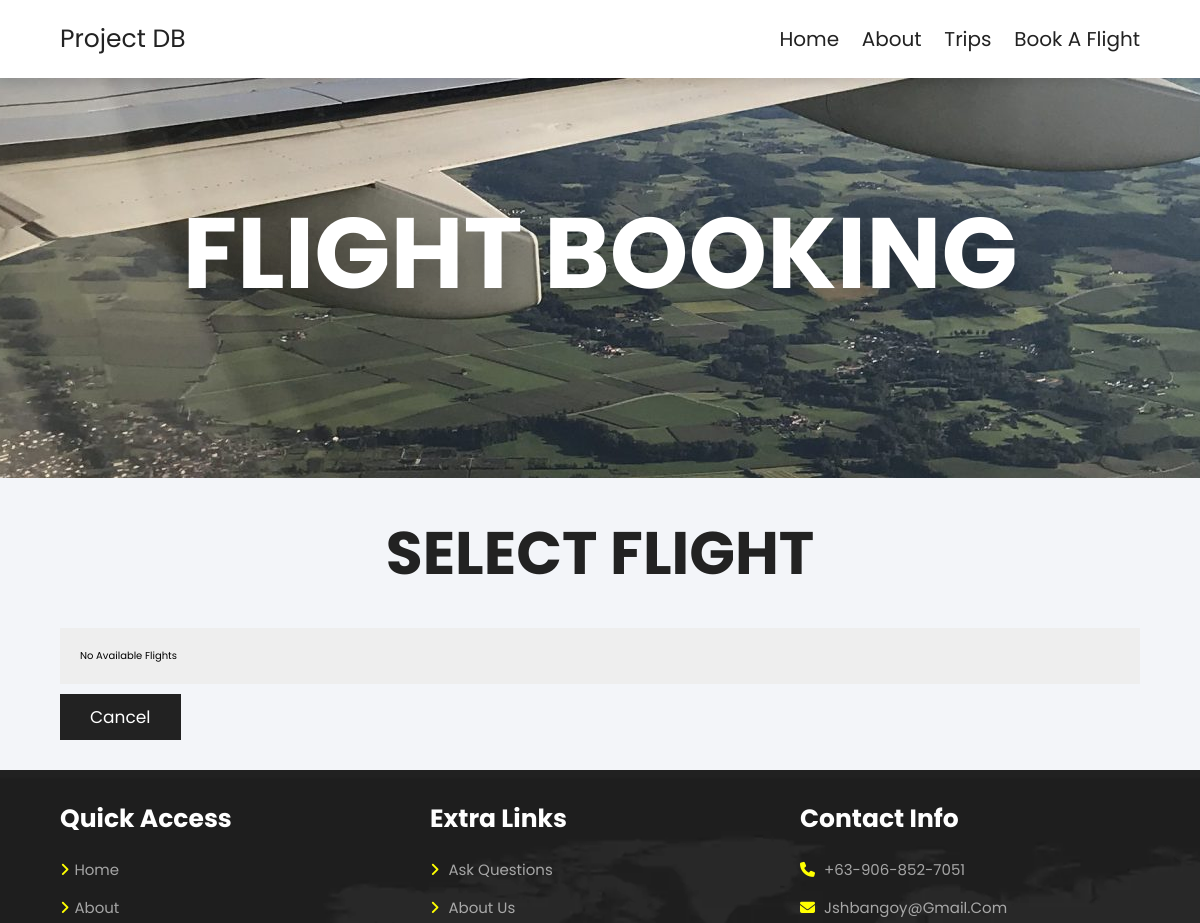
Page /Airlines/book2-search.php (upper part) on the earlier database version.
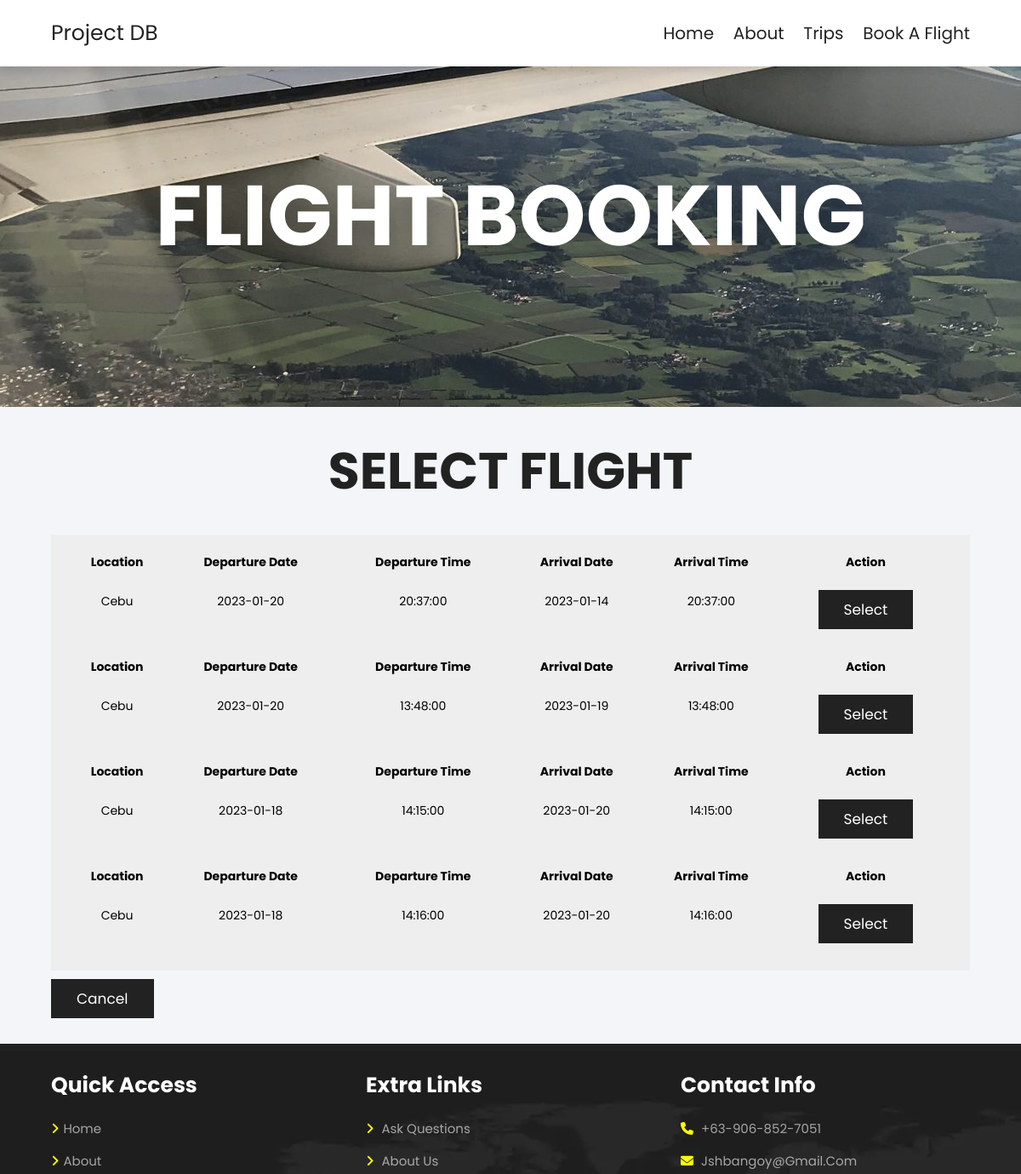
Same page on the later database version.
### tables this page shows
CREATE TABLE `flight` (
  `flight_id` int(10) NOT NULL,
  `schedule_id` int(10) NOT NULL,
  `image` varchar(255) NOT NULL,
  `description` varchar(50) NOT NULL
);

CREATE TABLE `direction` (
  `direction_id` int(10) NOT NULL,
  `origin_airport_code` char(3) NOT NULL,
  `destination_airport_code` char(3) NOT NULL,
  `location` varchar(255) NOT NULL
);

CREATE TABLE `schedule` (
  `schedule_id` int(10) NOT NULL,
  `direction_id` int(7) NOT NULL,
  `departure_date` date NOT NULL,
  `departure_time` time NOT NULL,
  `arrival_date` date NOT NULL,
  `arrival_time` time NOT NULL,
  `airline_id` char(3) NOT NULL,
  `price` int(11) NOT NULL
);

### Airlines/book2-search.php (the view, shortened to what this page needs)
<?php
require 'admin/dbcon.php';
?>
<!DOCTYPE html>
<html lang="en">
<head>
    <link rel="stylesheet" href="https://unpkg.com/swiper@8/swiper-bundle.min.css" />
    <link rel="stylesheet" href="https://cdnjs.cloudflare.com/ajax/libs/font-awesome/6.1.1/css/all.min.css">
    <link rel="stylesheet" href="css/style.css">
    <link rel="stylesheet" href="admin/css/styles.css">
</head>
<body>
    <section class="header">
        <a href="home.php" class="logo">Project DB</a>
        <nav class="navbar">
            <a href="home.php">home</a>
            <a href="about.php">about</a>
            <a href="trips.php">trips</a>
            <a href="book.php">book a flight</a>
        </nav>
    </section>
    <div class="heading" style="background:url(img/h2.jpg) no-repeat">
        <h1>flight booking</h1>
    </div>
    <section class="booking">
        <h1 class="heading-title">Select flight</h1>
        <form action="bookform2.php" name="Form" onsubmit="return validateForm()" autocomplete="off" method="post" class="bookform" required>
            <div class="flex">
                <?php
                $query = "select flight.flight_id, direction.location, schedule.departure_date, schedule.departure_time, schedule.arrival_date, schedule.arrival_time, schedule.price from flight left join schedule on flight.schedule_id = schedule.schedule_id left join direction on schedule.direction_id = direction.direction_id where departure_date like '%$departure_date%' and direction.direction_id like '%$direction_id%'";
                $query_run = mysqli_query($con, $query);
                if (mysqli_num_rows($query_run) > 0) {
                    while ($row = mysqli_fetch_assoc($query_run)) {
                        $flight_id = $row['flight_id'];
                        $departure_date = $row['departure_date'];
                        $departure_time = $row['departure_time'];
                        $arrival_date = $row['arrival_date'];
                        $arrival_time = $row['arrival_time'];
                        $location = $row['location'];
                ?>
                        <table class="table table-bordered table-striped">
                            <thead>
                                <tr>
                                    <th>Location</th>
                                    <th>Departure Date</th>
                                    <th>Departure Time</th>
                                    <th>Arrival Date</th>
                                    <th>Arrival Time</th>
                                    <th>Action</th>
                                </tr>
                            </thead>
                            <tbody>
                                <tr>
                                    <td><?php echo $location; ?></td>
                                    <td><?php echo $departure_date; ?></td>
                                    <td><?php echo $departure_time; ?></td>
                                    <td><?php echo $arrival_date; ?></td>
                                    <td><?php echo $arrival_time; ?></td>
                                    <td>
                                        <a href="bookform2.php?flight_id=<?php echo $flight_id; ?>&passenger_id=<?php echo $passenger_id; ?>" class="btn btn-info btn-sm">Select</a>
                                    </td>
                                </tr>
                            </tbody>
                        </table>
                <?php
                    }
                } else {
                    echo "No available flights";
                }
                ?>
            </div>
        </form>
        <form id="act-container" action="delete.php" method='POST' class="d-inline">
            <button id="cancel-btn" type="submit" name="cancel_flight" value="<?php echo $passenger_id; ?>" class="btn" onclick="history.back()">Cancel</button>
        </form>
    </section>
    <section class="footer">
        <div class="box-container">
            <div class="box">
                <h3>quick access</h3>
                <a href="home.php"> <i class="fas fa-angle-right"></i>home</a>
                <a href="about.php"> <i class="fas fa-angle-right"></i>about</a>
            </div>
            <div class="box">
                <h3>extra links</h3>
                <a href="#"> <i class="fas fa-angle-right"></i> ask questions</a>
                <a href="#"> <i class="fas fa-angle-right"></i> about us</a>
            </div>
            <div class="box">
                <h3>contact info</h3>
                <a href="#"> <i class="fas fa-phone"></i> +63-906-852-7051</a>
                <a href="#"> <i class="fas fa-envelope"></i> jshbangoy@gmail.com</a>
            </div>
        </div>
    </section>
</body>
</html>

### Airlines/css/style.css (style rules this page uses)
:root { --main-color:#8e44ad; --black:#222; --white:#fff; --light-black:#777; --light-white:#fff9; --dark-bg:rgba(0,0,0,.7); --light-bg:#eee; --border:.1rem solid var(--black); --box-shadow:0 .5rem 1rem rgba(0,0,0,.1); --text-shadow:0 1.5rem 3rem rgba(0,0,0,.3); }
* { font-family: 'Poppins', sans-serif; margin:0; padding:0; box-sizing: border-box; outline: none; border:none; text-decoration: none; text-transform: capitalize; }
html { font-size:62.5%; overflow-x:hidden; }
section { padding:5rem 10%; }
.heading { background-size: cover !important; background-position: center !important; padding-top: 10rem; padding-bottom: 15rem; display: flex; align-items: center; justify-content: center; }
.heading h1 { font-size: 10rem; text-transform: uppercase; color: var(--white); text-shadow: var(--text-shadow); }
.btn { display: inline-block; background: var(--black); margin-top: 1rem; color: var(--white); font-size: 1.7rem; padding: 1rem 3rem; cursor: pointer; }
.heading-title { text-align: center; margin-bottom: 3rem; font-size: 6rem; text-transform: uppercase; color: var(--black); }
.header { position: sticky; top: 0; left: 0; right: 0; z-index: 1000; background-color: var(--white); display: flex; padding-top: 2rem; padding-bottom: 2rem; box-shadow: var(--box-shadow); align-items: center; justify-content: space-between; }
.header .logo { font-size: 2.5rem; color: var(--black); }
.header .navbar a { font-size: 2rem; margin-left: 2rem; color: var(--black); }
.booking .bookform { padding: 2rem; background: var(--light-bg); }
.booking .bookform .flex { display: flex; flex-wrap: wrap; gap: 2rem; }
.booking .bookform .btn { margin-top: 2rem; }
.footer { background: url(../img/footer-bg.png) no-repeat; background-size: cover; background-position: center; }
.footer .box-container { display: grid; grid-template-columns: repeat(auto-fit, minmax(25rem, 1fr)); gap: 3rem; }
.footer .box-container .box h3 { color:var(--white); font-size: 2.5rem; padding-bottom: 2rem; }
.footer .box-container .box a { color:var(--light-white); font-size: 1.5rem; padding-bottom: 1.5rem; display: block; }
.footer .box-container .box a i { color: yellow; padding-right: .5rem; transition: .2s linear; }
@media (max-width:1200px) { section { padding:3rem 5%; } }

### Airlines/admin/css/styles.css (style rules this page uses)
* { margin: 0; padding: 0; box-sizing: border-box; list-style: none; text-decoration: none; }
body { background: #f3f5f9; min-width: 960px; }
.table { --bs-table-color: var(--bs-body-color); --bs-table-bg: transparent; --bs-table-border-color: var(--bs-border-color); --bs-table-accent-bg: transparent; --bs-table-striped-color: var(--bs-body-color); --bs-table-striped-bg: rgba(0, 0, 0, 0.05); --bs-table-active-color: var(--bs-body-color); --bs-table-active-bg: rgba(0, 0, 0, 0.1); --bs-table-hover-color: var(--bs-body-color); --bs-table-hover-bg: rgba(0, 0, 0, 0.075); width: 100%; font-size: 14px; text-align: center; margin-bottom: 1rem; color: var(--bs-table-color); vertical-align: top; border-color: var(--bs-table-border-color); }

Differences in the rows shown:
added flight: direction.location "Cebu", schedule.departure_date "2023-01-20", schedule.departure_time "20:37:00", schedule.arrival_date "2023-01-14", schedule.arrival_time "20:37:00"
added flight: direction.location "Cebu", schedule.departure_date "2023-01-20", schedule.departure_time "13:48:00", schedule.arrival_date "2023-01-19", schedule.arrival_time "13:48:00"
added flight: direction.location "Cebu", schedule.departure_date "2023-01-18", schedule.departure_time "14:15:00", schedule.arrival_date "2023-01-20", schedule.arrival_time "14:15:00"
added flight: direction.location "Cebu", schedule.departure_date "2023-01-18", schedule.departure_time "14:16:00", schedule.arrival_date "2023-01-20", schedule.arrival_time "14:16:00"
Other differences:
text no longer shown: "No Available Flights"
